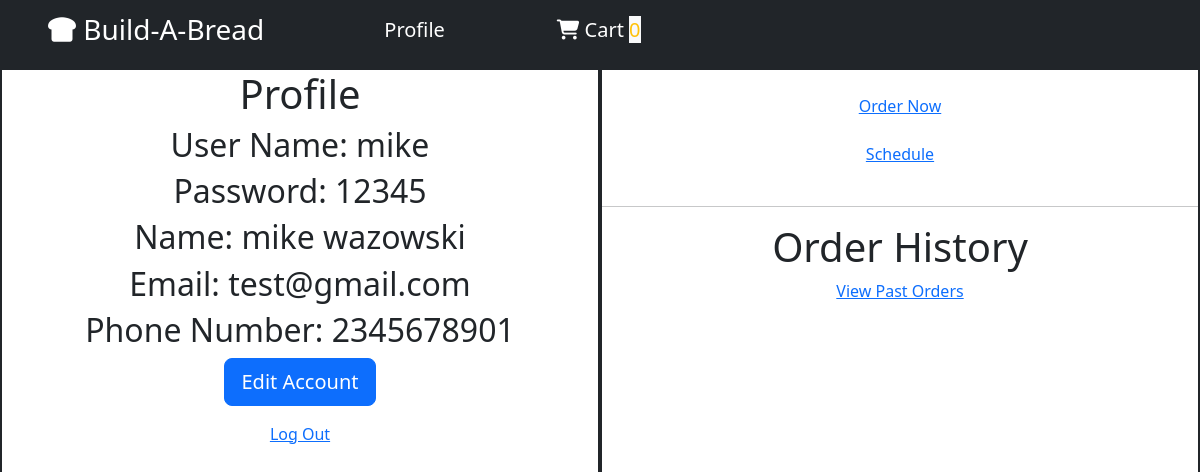
The app's page /profile.php (signed in) with its own data.
### tables this page shows
CREATE TABLE `profiles` (
  `profile_id` varchar(36) NOT NULL,
  `first_name` varchar(20) NOT NULL,
  `last_name` varchar(20) NOT NULL,
  `username` varchar(20) NOT NULL,
  `password` varchar(20) NOT NULL,
  `email` varchar(64) DEFAULT NULL,
  `phone_number` varchar(20) DEFAULT NULL,
  `user_type` int(11) NOT NULL
);

### profile.php (the view, shortened to what this page needs)
<head>
<link rel="stylesheet" href="https://cdn.jsdelivr.net/npm/bootstrap@5.2.3/dist/css/bootstrap.min.css">
<link rel="stylesheet" href="https://cdnjs.cloudflare.com/ajax/libs/font-awesome/6.2.1/css/all.min.css">
</head>
<body>
    <?php
        include 'connection.php';
        $profile_id = $_SESSION["profile_id"];
        require_once("header.php");
        $sql = "SELECT * FROM `profiles` USE INDEX (index_profile_id) WHERE profile_id = \"$profile_id\";";
        $results = $conn->query($sql)->fetch_assoc();
        $input_fname = $results['first_name'];
        $input_lname = $results['last_name'];
        $input_uname = $results['username'];
        $input_pwd = $results['password'];
        $input_email = $results['email'];
        $input_phonenum = $results['phone_number'];
    ?>
    <div style="width: 100%;">
        <div style="width: 50%; height: 100%; float: left; border-style: solid; border-width: 2px; text-align: center">
            <h1>Profile</h1>
            <?php echo "<h2>User Name: $input_uname</h2>"; ?>
            <h2>Password: <?php echo $input_pwd; ?> </h2>
            <h2>Name: <?php echo $input_fname; ?> <?php echo $input_lname; ?> </h2>
            <h2>Email: <?php echo $input_email; ?> </h2>
            <h2>Phone Number: <?php echo $input_phonenum; ?> </h2>
            <form class = "form-signin" action = "<?php echo htmlspecialchars($_SERVER['PHP_SELF']);?> " method = "post">
            <button class = "btn btn-lg btn-primary btn-block" type = "submit"
                name = "edit_account">Edit Account</button>
            </form>
            <a href = "logout.php" title = "Logout">Log Out</a>
        </div>
        <div style="margin-left: 50%; height: 100%; border-style: solid; border-width: 2px; text-align: center">
            <br>
            <a href=order.php>Order Now</a>
            <br><br>
            <a href=schedule.php>Schedule</a>
            <br><br>
            <hr style="margin-left: 0px">
            <h1>Order History</h1>
            <a href=order_view.php>View Past Orders</a>
        </div>
    </div>
</body>
</html>

### records on screen
profiles: username "mike", password "12345", first_name "mike", last_name "wazowski", email "test@gmail.com", phone_number "2345678901"
